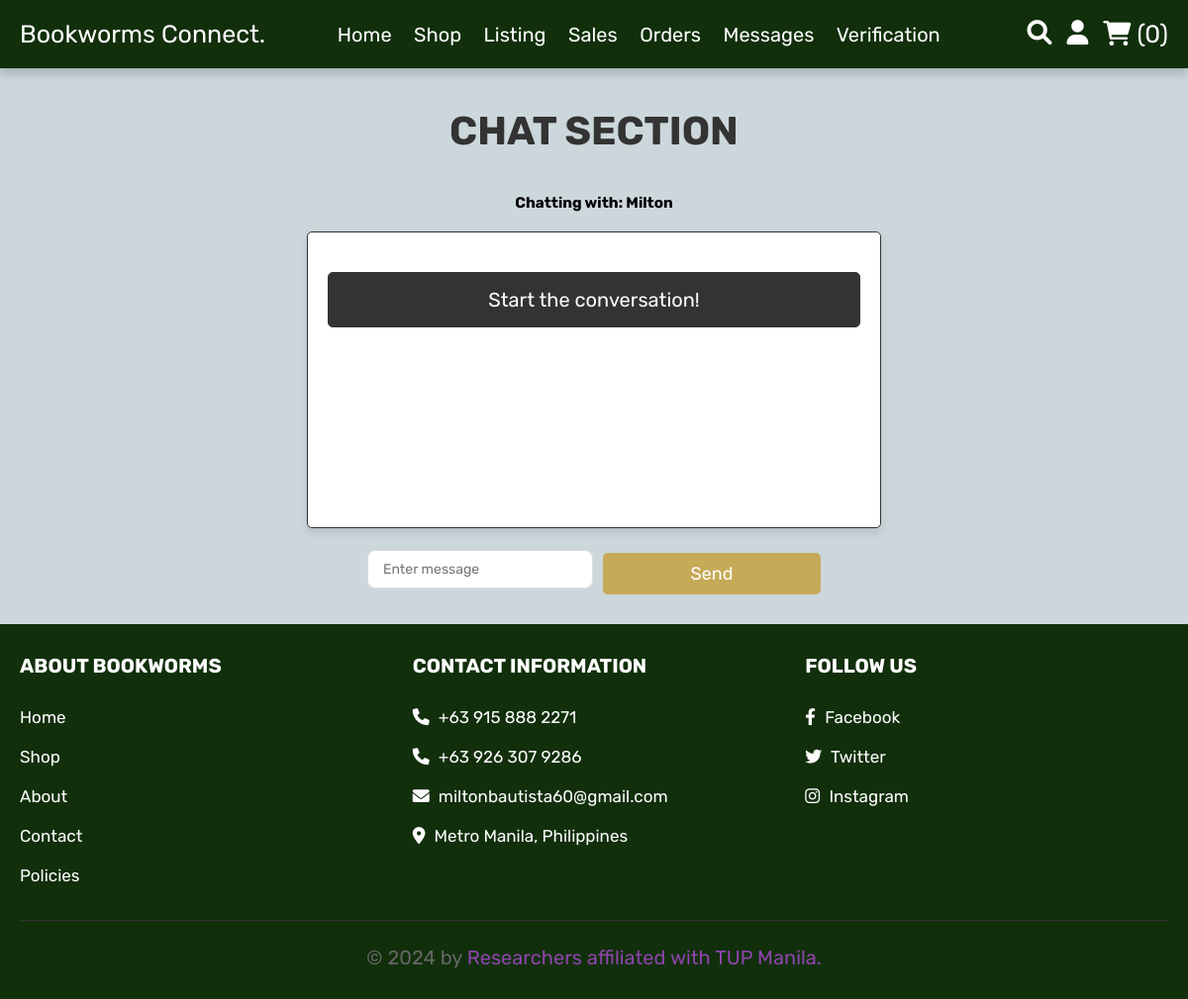
The page /chat.php?user_id=1 (signed in) on the database as committed earlier.
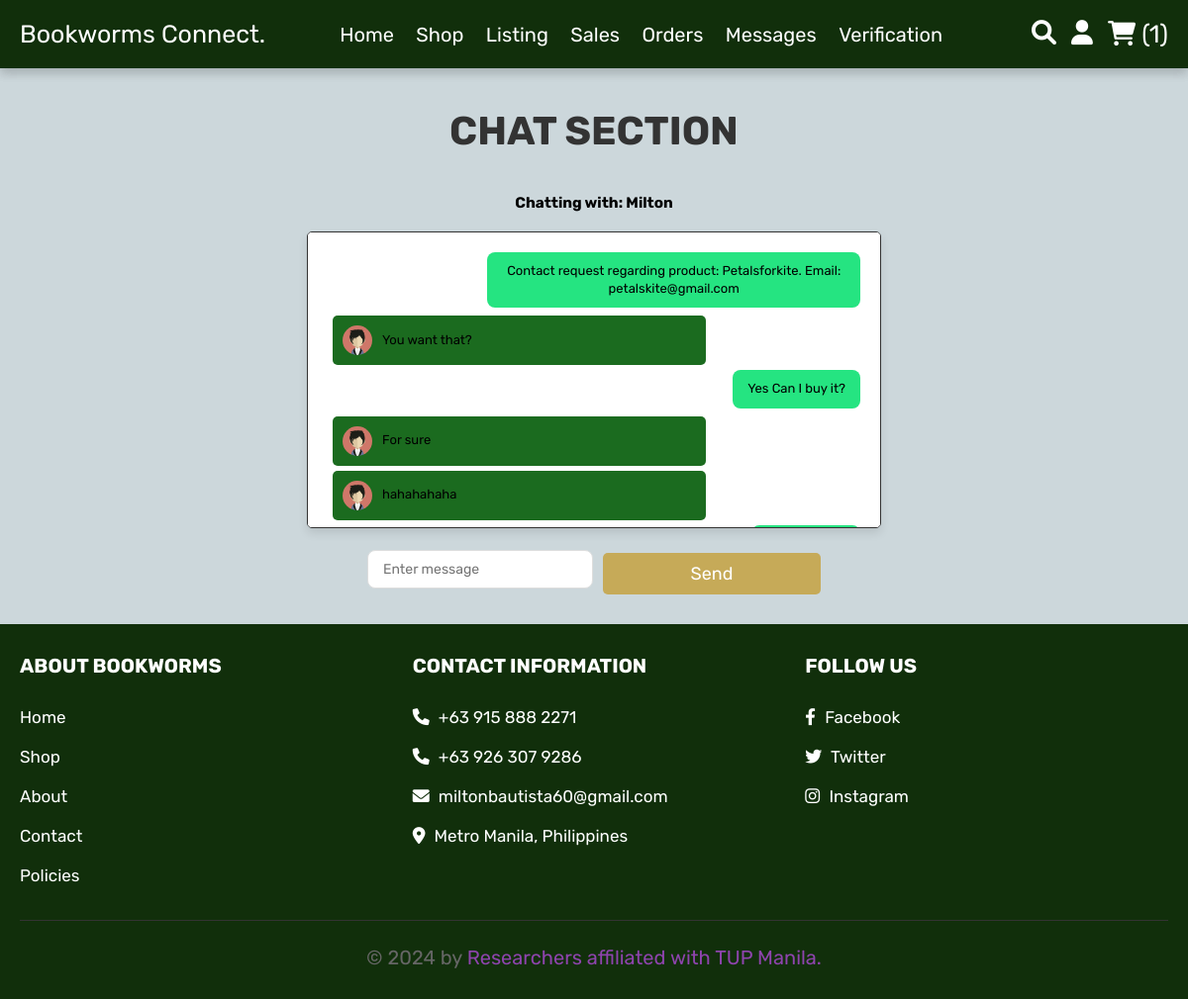
The same page on the database as committed later.
### tables this page shows
CREATE TABLE `messages` (
  `id` int(11) NOT NULL,
  `sender_id` int(11) DEFAULT NULL,
  `receiver_id` int(11) DEFAULT NULL,
  `message` text DEFAULT NULL,
  `timestamp` datetime DEFAULT current_timestamp(),
  `is_read` tinyint(4) DEFAULT 0
);

### chat.php (the view, shortened to what this page needs)
<?php
include 'config.php';
if (isset($_GET['user_id'])) {
    $user_two_id = $_GET['user_id'];
}
$initial_load = !isset($_POST['send']);
$select_user_two = mysqli_query($conn, "SELECT * FROM `users` WHERE id = '$user_two_id'") or die('query failed');
if (mysqli_num_rows($select_user_two) > 0) {
    $fetch_user_two = mysqli_fetch_assoc($select_user_two);
} else {
    header('location:messages.php');
}
?>
<!DOCTYPE html>
<html lang="en">
<head>
    <link rel="stylesheet" href="css/admin_style.css">
    <link rel="stylesheet" href="https://cdnjs.cloudflare.com/ajax/libs/font-awesome/6.0.0/css/all.min.css">
    <link rel="stylesheet" href="css/style.css">
</head>
<body>
    <?php include 'header.php'; ?>
    <section class="chat">
    <h1 class="title-chat">Chat Section</h1>
            <div class="chat-header">
                <h3>Chatting with: <span><?php echo $fetch_user_two['name'] ?></span>
                </h3>
            </div>
            <div class="chat-box">
                <?php
                if($initial_load) {
                    $select_messages = mysqli_query($conn, "SELECT * FROM `messages` WHERE (sender_id = '$user_id' AND receiver_id = '$user_two_id') OR (sender_id = '$user_two_id' AND receiver_id = '$user_id') ORDER BY timestamp") or die('query failed');
                    if(mysqli_num_rows($select_messages) > 0){
                        while($fetch_messages = mysqli_fetch_assoc($select_messages)){
                            $message_sender_id = $fetch_messages['sender_id'];
                            $sender_profile_query = mysqli_query($conn, "SELECT image FROM `users` WHERE id = '$message_sender_id'") or die('query failed');
                            $fetch_sender_profile = mysqli_fetch_assoc($sender_profile_query);
                            $sender_profile_image = (!empty($fetch_sender_profile['image'])) ? $fetch_sender_profile['image'] : 'images/default_profile.png';
                            if($fetch_messages['sender_id'] == $user_id){
                                echo '<div class="msg you"><p>'.$fetch_messages['message'].'</p></div>';
                            }else{
                                echo '<div class="msg other"><img src="uploaded_img/' . $sender_profile_image . '" alt="Profile Image" class="profile-pic-small"><p>'.$fetch_messages['message'].'</p></div>';
                            }
                        }
                    } else {
                        echo "<p class='empty'>Start the conversation!</p>";
                    }
                }
                ?>
            </div>
            <form action="" method="post" class="send-message" onsubmit="sendMessage(event)">
                <input type="text" name="message" class="box" placeholder="Enter message">
                <input type="submit" name="send" value="send" class="btn">
            </form>
    </section>
    <?php include 'footer.php'; ?>
</body>
</html>

### header.php (shortened to what this page needs)
<link rel="stylesheet" href="./css/style.css">
<header class="header">
   <div class="header-2">
      <div class="flex">
         <a href="home.php" class="logo">Bookworms Connect.</a>
         <nav class="navbar">
         <a href="home.php"class="button-34" id="special-color">Home</a>
            <a href="shop.php"class="button-34" id="special-color">Shop</a>
            <a href="user_products.php"class="button-34" id="special-color">Listing</a>
            <a href="user_orders.php"class="button-34" id="special-color">Sales</a>
            <a href="orders.php"class="button-34" id="special-color">Orders</a>
            <a href="messages.php"class="button-34" id="special-color">Messages</a>
            <a href="verify_user.php"class="button-34" id="special-color">Verification</a>
         </nav>
         <div class="icons" style="display:flex; margin:0;">
            <a href="search_page.php" class="fas fa-search"></a>
            <div id="user-btn" class="fas fa-user"></div>
            <?php
            function render_cart($user_id) {
               global $conn;
               $select_cart_number = mysqli_query($conn, "SELECT * FROM `cart` WHERE user_id = '$user_id'") or die('query failed');
               $cart_rows_number = mysqli_num_rows($select_cart_number);
               return $cart_rows_number;
           }
            ?>
          <div class="icons" style="display:flex; margin:0;">
               <?php
                     if (isset($_SESSION['user_id'])) {
                        $user_id = $_SESSION['user_id'];
                        $cart_rows_number = render_cart($user_id);
               ?>
               <a href="cart.php"> <i class="fas fa-shopping-cart"></i> <span>(<?php echo $cart_rows_number; ?>)</span> </a>
               <?php } ?>
               </div>
         </div>
      </div>
   </div>
</header>

Rows that differ between the two databases and show on the page:
added messages: message "Contact request regarding product: Petalsforkite. Email: petalskite@gmail.com"
added messages: sender_id 1 (drawn), message "You want that?"
added messages: message "Yes Can I buy it?"
added messages: sender_id 1 (drawn), message "For sure"
added messages: sender_id 1 (drawn), message "hahahahaha"
Other text that changed with them:
$cart_rows_number: "0" → "1"
text no longer shown: "Start the conversation!"
